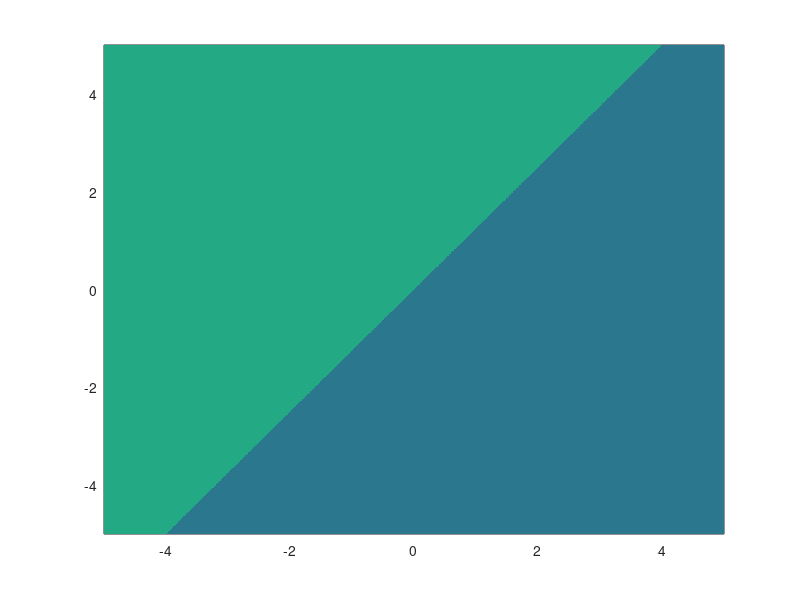

This chart was generated by the following MATLAB code: (Note: this script raises an error after producing the figure.)
mu1 = [-2; 0];
A1  = 0.2*[2 .8; .8 1];

mu2 = [2; 0];
A2  = 0.2*[2 .8; .8 1];

% compute values of the discriminant function on a mesh
xx = -5:.01:5;
yy = -5:.01:5;
Z = zeros(length(xx),length(yy));
invA1 = inv(A1);
invA2 = inv(A2);
logdetA1 = 0.5*log(det(A1));
logdetA2 = 0.5*log(det(A2));
for i = 1:length(xx)
for j = 1:length(yy)
  x = [xx(i); yy(j)];
  Z(j,i) = -logdetA1 -0.5*(x-mu1)'*invA1*(x-mu1) ...
           +logdetA2 +0.5*(x-mu2)'*invA2*(x-mu2) ...
           + log(.5) - log(.5);
end
end

% plot sign of discriminant function
clf
h=pcolor(xx,yy,sign(Z));
set(h, 'edgecolor', 'none');
caxis([-5 5]);
hold on

% draw two ellipses
[V D] = eig(A1);
ang = atan(V(2,1)/V(1,1));
ellipse(2*sqrt(D(1,1)), 2*sqrt(D(2,2)), ang, mu1(1), mu1(2), 'k');

[V D] = eig(A2);
ang = atan(V(2,1)/V(1,1));
ellipse(2*sqrt(D(1,1)), 2*sqrt(D(2,2)), ang, mu2(1), mu2(2), 'k');
axis equal
axis tight
